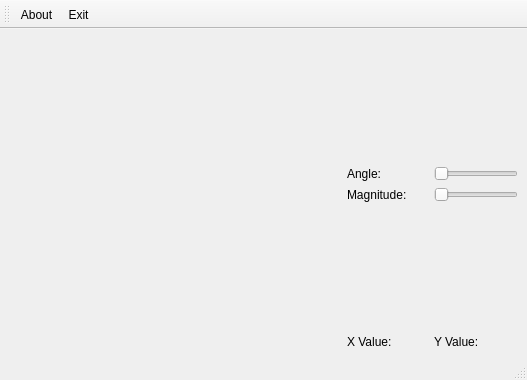
<?xml version="1.0" encoding="UTF-8"?>
<ui version="4.0">
 <class>BCI_mainWindow</class>
 <widget class="QMainWindow" name="BCI_mainWindow">
  <property name="geometry">
   <rect>
    <x>0</x>
    <y>0</y>
    <width>527</width>
    <height>380</height>
   </rect>
  </property>
  <property name="windowTitle">
   <string>BIOS - Brain Computer Interface</string>
  </property>
  <widget class="QWidget" name="centralWidget">
   <layout class="QHBoxLayout" name="horizontalLayout">
    <item>
     <widget class="GLWidget" name="VideoWidget" native="true">
      <property name="sizePolicy">
       <sizepolicy hsizetype="Expanding" vsizetype="Expanding">
        <horstretch>0</horstretch>
        <verstretch>0</verstretch>
       </sizepolicy>
      </property>
      <property name="minimumSize">
       <size>
        <width>0</width>
        <height>0</height>
       </size>
      </property>
     </widget>
    </item>
    <item>
     <layout class="QGridLayout" name="gridLayout">
      <item row="4" column="1">
       <widget class="QLabel" name="label_3">
        <property name="text">
         <string>X Value:</string>
        </property>
       </widget>
      </item>
      <item row="4" column="2">
       <widget class="QLabel" name="label_XValue">
        <property name="minimumSize">
         <size>
          <width>30</width>
          <height>0</height>
         </size>
        </property>
        <property name="text">
         <string/>
        </property>
       </widget>
      </item>
      <item row="4" column="4">
       <widget class="QLabel" name="label_Yvalue">
        <property name="minimumSize">
         <size>
          <width>30</width>
          <height>0</height>
         </size>
        </property>
        <property name="text">
         <string/>
        </property>
       </widget>
      </item>
      <item row="4" column="3">
       <widget class="QLabel" name="label_6">
        <property name="text">
         <string>Y Value:</string>
        </property>
       </widget>
      </item>
      <item row="0" column="1" colspan="4">
       <spacer name="verticalSpacer">
        <property name="orientation">
         <enum>Qt::Vertical</enum>
        </property>
        <property name="sizeHint" stdset="0">
         <size>
          <width>20</width>
          <height>40</height>
         </size>
        </property>
       </spacer>
      </item>
      <item row="1" column="3" colspan="2">
       <widget class="QSlider" name="slider_1">
        <property name="orientation">
         <enum>Qt::Horizontal</enum>
        </property>
       </widget>
      </item>
      <item row="1" column="1" colspan="2">
       <widget class="QLabel" name="label">
        <property name="text">
         <string>Angle:</string>
        </property>
       </widget>
      </item>
      <item row="2" column="3" colspan="2">
       <widget class="QSlider" name="slider_2">
        <property name="orientation">
         <enum>Qt::Horizontal</enum>
        </property>
       </widget>
      </item>
      <item row="2" column="1" colspan="2">
       <widget class="QLabel" name="label_2">
        <property name="text">
         <string>Magnitude:</string>
        </property>
       </widget>
      </item>
      <item row="3" column="1" colspan="4">
       <spacer name="verticalSpacer_2">
        <property name="orientation">
         <enum>Qt::Vertical</enum>
        </property>
        <property name="sizeHint" stdset="0">
         <size>
          <width>20</width>
          <height>40</height>
         </size>
        </property>
       </spacer>
      </item>
     </layout>
    </item>
   </layout>
  </widget>
  <widget class="QStatusBar" name="statusbar"/>
  <widget class="QToolBar" name="toolBar">
   <property name="windowTitle">
    <string>toolBar</string>
   </property>
   <property name="toolButtonStyle">
    <enum>Qt::ToolButtonTextUnderIcon</enum>
   </property>
   <attribute name="toolBarArea">
    <enum>TopToolBarArea</enum>
   </attribute>
   <attribute name="toolBarBreak">
    <bool>false</bool>
   </attribute>
   <addaction name="actionAbout"/>
   <addaction name="actionExit"/>
  </widget>
  <action name="actionAbout">
   <property name="icon">
    <iconset resource="qplayer.qrc">
     <normaloff>:/Images/fileinfo-32.png</normaloff>:/Images/fileinfo-32.png</iconset>
   </property>
   <property name="text">
    <string>About</string>
   </property>
  </action>
  <action name="actionExit">
   <property name="icon">
    <iconset resource="qplayer.qrc">
     <normaloff>:/Images/exit.png</normaloff>:/Images/exit.png</iconset>
   </property>
   <property name="text">
    <string>Exit</string>
   </property>
   <property name="toolTip">
    <string>Close application</string>
   </property>
  </action>
 </widget>
 <customwidgets>
  <customwidget>
   <class>GLWidget</class>
   <extends>QWidget</extends>
   <header>glwidget.h</header>
   <container>1</container>
  </customwidget>
 </customwidgets>
 <resources>
  <include location="qplayer.qrc"/>
 </resources>
 <connections/>
</ui>
